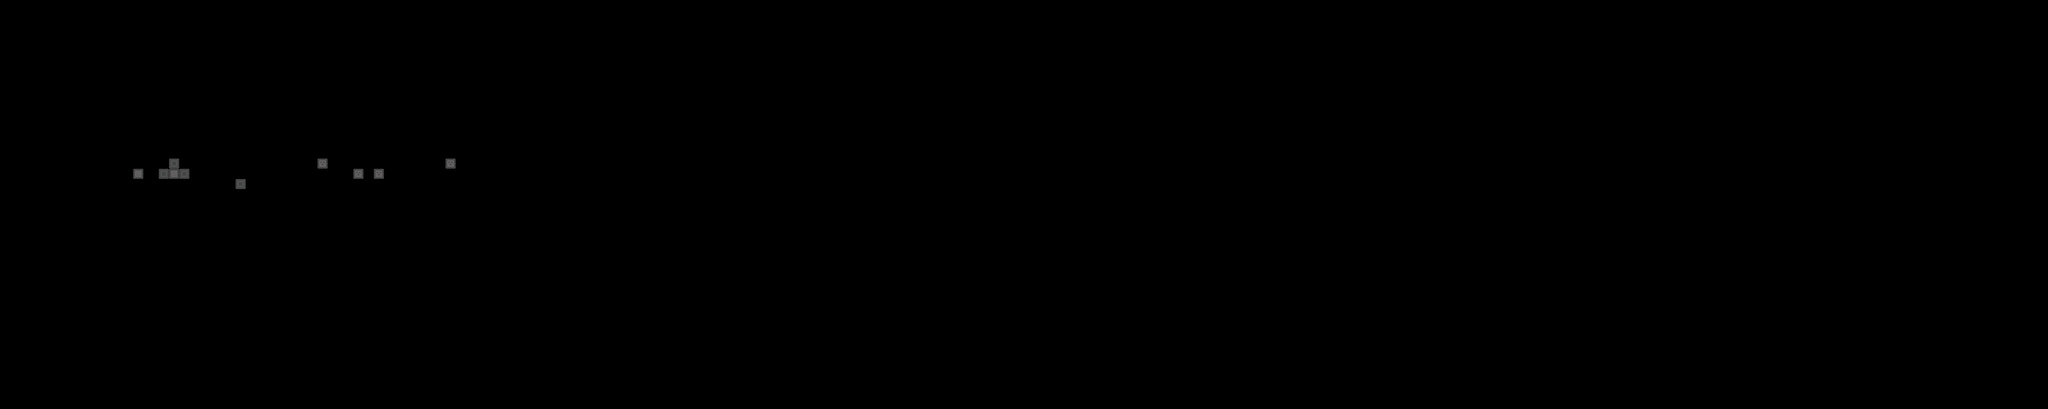

Below is a game level as drawn by its tile map, then a one-line description and the .tmx that defines it (tile-layer data replaced by summaries):
An orthogonal 400x80 tile map with 16x16 px tiles, 1 tile layer (fondo atras), 17 tilesets.

<map version="1.4" tiledversion="1.4.3" orientation="orthogonal" renderorder="right-down" width="400" height="80" tilewidth="16" tileheight="16" infinite="0" nextlayerid="43" nextobjectid="379">
 <tileset firstgid="1" name="PisoGreenOficial" tilewidth="16" tileheight="16" tilecount="144" columns="4">
  <image source="PisoGreen/PisoGreenOficial.png" width="64" height="576" />
 </tileset>
 <tileset firstgid="145" name="Decoraciones" tilewidth="16" tileheight="16" tilecount="320" columns="8">
  <image source="two/Decoraciones.png" width="128" height="640" />
  <tile id="66">
   <animation>
    <frame tileid="66" duration="150" />
    <frame tileid="68" duration="150" />
    <frame tileid="80" duration="150" />
    <frame tileid="82" duration="150" />
    <frame tileid="84" duration="150" />
   </animation>
  </tile>
  <tile id="67">
   <animation>
    <frame tileid="67" duration="150" />
    <frame tileid="69" duration="150" />
    <frame tileid="81" duration="150" />
    <frame tileid="83" duration="150" />
    <frame tileid="85" duration="150" />
   </animation>
  </tile>
  <tile id="74">
   <animation>
    <frame tileid="74" duration="150" />
    <frame tileid="76" duration="150" />
    <frame tileid="88" duration="150" />
    <frame tileid="90" duration="150" />
    <frame tileid="92" duration="150" />
   </animation>
  </tile>
  <tile id="75">
   <animation>
    <frame tileid="75" duration="150" />
    <frame tileid="77" duration="150" />
    <frame tileid="89" duration="150" />
    <frame tileid="91" duration="150" />
    <frame tileid="93" duration="150" />
   </animation>
  </tile>
 </tileset>
 <tileset firstgid="465" name="LavaSheet" tilewidth="8" tileheight="16" tilecount="32" columns="4">
  <image source="LavaSheet.png" width="32" height="128" />
  <tile id="0">
   <animation>
    <frame tileid="0" duration="50" />
    <frame tileid="1" duration="50" />
    <frame tileid="2" duration="50" />
    <frame tileid="3" duration="50" />
    <frame tileid="4" duration="50" />
    <frame tileid="5" duration="50" />
    <frame tileid="6" duration="50" />
    <frame tileid="7" duration="50" />
    <frame tileid="8" duration="50" />
    <frame tileid="9" duration="50" />
    <frame tileid="10" duration="50" />
    <frame tileid="11" duration="50" />
    <frame tileid="12" duration="50" />
    <frame tileid="13" duration="50" />
    <frame tileid="14" duration="50" />
    <frame tileid="15" duration="50" />
   </animation>
  </tile>
  <tile id="16">
   <animation>
    <frame tileid="16" duration="100" />
    <frame tileid="17" duration="100" />
    <frame tileid="18" duration="100" />
    <frame tileid="19" duration="100" />
    <frame tileid="20" duration="100" />
    <frame tileid="21" duration="100" />
    <frame tileid="22" duration="100" />
    <frame tileid="23" duration="100" />
    <frame tileid="24" duration="100" />
    <frame tileid="25" duration="100" />
    <frame tileid="26" duration="100" />
    <frame tileid="27" duration="100" />
    <frame tileid="28" duration="100" />
    <frame tileid="29" duration="100" />
    <frame tileid="30" duration="100" />
    <frame tileid="31" duration="100" />
   </animation>
  </tile>
 </tileset>
 <tileset firstgid="497" name="cuboP" tilewidth="16" tileheight="32" tilecount="1" columns="1">
  <image source="cuboP.png" width="16" height="32" />
 </tileset>
 <tileset firstgid="498" name="Bloque1" tilewidth="16" tileheight="16" tilecount="1" columns="1">
  <image source="Bloque1.png" width="16" height="16" />
 </tileset>
 <tileset firstgid="499" name="Bloques" tilewidth="16" tileheight="16" tilecount="10" columns="10">
  <image source="Bloques.png" width="160" height="16" />
 </tileset>
 <tileset firstgid="509" name="Cascada" tilewidth="96" tileheight="96" tilecount="4" columns="1">
  <image source="Cascada.png" width="96" height="384" />
  <tile id="0">
   <animation>
    <frame tileid="0" duration="150" />
    <frame tileid="1" duration="150" />
    <frame tileid="2" duration="150" />
    <frame tileid="3" duration="150" />
   </animation>
  </tile>
 </tileset>
 <tileset firstgid="513" name="cuboS" tilewidth="16" tileheight="16" tilecount="2" columns="1">
  <image source="cuboS.png" width="16" height="32" />
 </tileset>
 <tileset firstgid="515" name="CuboS(1)" tilewidth="16" tileheight="16" tilecount="2" columns="1">
  <image source="CuboS(1).png" width="16" height="32" />
 </tileset>
 <tileset firstgid="517" name="End" tilewidth="16" tileheight="16" tilecount="4" columns="2">
  <image source="End.png" width="32" height="32" />
 </tileset>
 <tileset firstgid="521" name="bird3" tilewidth="8" tileheight="8" tilecount="6" columns="1">
  <image source="bird3.png" width="8" height="48" />
  <tile id="0">
   <animation>
    <frame tileid="0" duration="150" />
    <frame tileid="1" duration="150" />
    <frame tileid="2" duration="150" />
    <frame tileid="3" duration="1000" />
    <frame tileid="4" duration="2000" />
    <frame tileid="5" duration="150" />
    <frame tileid="3" duration="150" />
    <frame tileid="2" duration="150" />
    <frame tileid="1" duration="150" />
   </animation>
  </tile>
 </tileset>
 <tileset firstgid="527" name="bird2" tilewidth="8" tileheight="8" tilecount="10" columns="1">
  <image source="bird2.png" width="8" height="80" />
  <tile id="0">
   <animation>
    <frame tileid="0" duration="150" />
    <frame tileid="1" duration="150" />
    <frame tileid="2" duration="500" />
    <frame tileid="3" duration="150" />
    <frame tileid="4" duration="500" />
    <frame tileid="5" duration="150" />
    <frame tileid="6" duration="150" />
    <frame tileid="7" duration="150" />
    <frame tileid="8" duration="150" />
    <frame tileid="9" duration="2000" />
   </animation>
  </tile>
 </tileset>
 <tileset firstgid="537" name="BloquesGreen" tilewidth="16" tileheight="16" tilecount="24" columns="12">
  <image source="PisoGreen/BloquesGreen.png" width="192" height="32" />
 </tileset>
 <tileset firstgid="561" name="cesped" tilewidth="16" tileheight="16" tilecount="16" columns="8">
  <image source="PisoGreen/cesped.png" width="128" height="32" />
 </tileset>
 <tileset firstgid="577" name="PisoNormal" tilewidth="16" tileheight="16" tilecount="136" columns="4">
  <image source="PisoNormal/PisoNormal.png" trans="ffffff" width="64" height="544" />
 </tileset>
 <tileset firstgid="713" name="PisoGreenOficial3" tilewidth="16" tileheight="16" tilecount="144" columns="4">
  <image source="PisoGreen/PisoGreenOficial3.png" trans="ffffff" width="64" height="576" />
 </tileset>
 <tileset firstgid="857" name="DecoracionGreen(1)" tilewidth="16" tileheight="16" tilecount="4" columns="2">
  <image source="PisoGreen/DecoracionGreen(1).png" trans="ffffff" width="32" height="32" />
 </tileset>
 <layer id="42" name="fondo atras" width="400" height="80">
  <data>[32000 cells, 40 non-empty, 12 distinct tile ids]</data>
 </layer>
</map>
